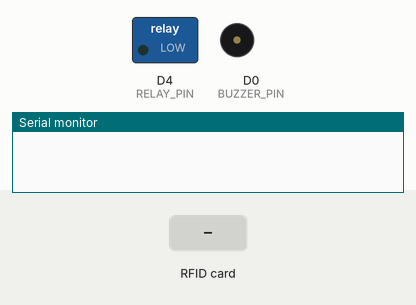
Bench run of a sketch on a simulated ESP8266 (Wemos D1 mini). Parts: switched loads named in the sketch (green lamp = pin HIGH), buzzer (waves = sounding, pin HIGH), the last lines printed to the serial monitor. Inputs (shaded band) come from the test bench. WiFi joins after 1.5 s; servers stay silent unless stated.

Above: at 3.2 s.
3.3 s: RFID card DE AD BE EF held to the reader
At 4.3 s:
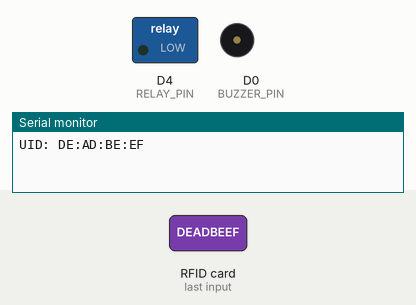
4.8 s: RFID card 01 23 45 67 held to the reader
At 5.4 s:
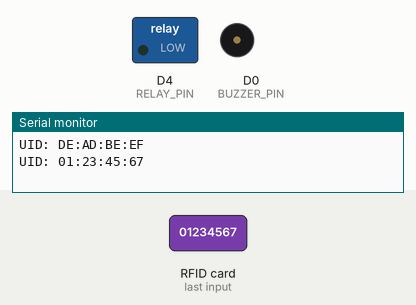
6.3 s: RFID card 5E 7A 19 C4 held to the reader
At 7.2 s:
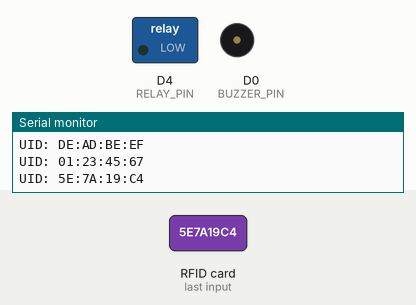
Timing chart, 0 to 9.3 s (numbered marks = the images above; inputs shaded):
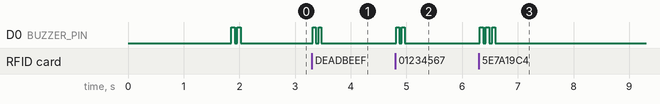

Measured:
- after the input at 3.3 s, D0 (BUZZER_PIN): alternates HIGH for 0.05 s and LOW for 0.05 s, 4 changes in all, then stays LOW, starting at once
- after the input at 4.8 s, D0 (BUZZER_PIN): alternates HIGH for 0.05 s and LOW for 0.05 s, 4 changes in all, then stays LOW, starting at once
- after the input at 6.3 s, D0 (BUZZER_PIN): alternates HIGH for 0.06 s and LOW for 0.05 s, 6 changes in all, then stays LOW, starting at once

The sketch:

Pagar_otomatis_rfid.ino
```cpp
// Masukan Library Wemos D1 mini + Blynk + MFRC522 + Relay + Buzzer

#include <ESP8266WiFi.h>
#include <BlynkSimpleEsp8266.h>
#include <SPI.h>
#include <MFRC522.h>

char auth[] = "BLYNK_AUTH_TOKEN"; // ganti token Blynk
char ssid[] = "YOUR_SSID";        // ganti SSID
char pass[] = "YOUR_PASS";        // ganti password

// Pin (Wemos D1 mini)
const uint8_t RST_PIN    = D1; // MFRC522 RST
const uint8_t SS_PIN     = D2; // MFRC522 SDA(SS)
const uint8_t RELAY_PIN  = D4; // Relay control
const uint8_t BUZZER_PIN = D0; // Buzzer

MFRC522 mfrc522(SS_PIN, RST_PIN);

const unsigned long starterPulseMs = 2000;
unsigned long lastStart = 0;
const unsigned long cooldownMs = 10000;

// Kartu rfid atau kode uid yang diizinkan (format "AA:BB:CC:DD")
const char* allowedUIDs[] = { "DE:AD:BE:EF", "01:23:45:67" };

BlynkTimer timer;

String uidToString(MFRC522::Uid *uid) {
    String s;
    for (byte i = 0; i < uid->size; i++) {
        if (uid->uidByte[i] < 0x10) s += "0";
        s += String(uid->uidByte[i], HEX);
        if (i + 1 != uid->size) s += ":";
    }
    s.toUpperCase();
    return s;
}

bool isAuthorized(const String &u) {
    for (auto &a : allowedUIDs) if (u.equalsIgnoreCase(a)) return true;
    return false;
}

void beep(int times=1, int onMs=80) {
    for (int i=0;i<times;i++) {
        digitalWrite(BUZZER_PIN, HIGH);
        delay(onMs);
        digitalWrite(BUZZER_PIN, LOW);
        delay(50);
    }
}

void startMotor(const char *source) {
    if (millis() - lastStart < cooldownMs) {
        beep(2,50);
        Blynk.notify(String("Cooldown: ") + source);
        return;
    }
    lastStart = millis();
    digitalWrite(RELAY_PIN, HIGH);
    Blynk.notify(String("Starter ON: ") + source);
    beep(1,120);
    delay(starterPulseMs);
    digitalWrite(RELAY_PIN, LOW);
    Blynk.notify(String("Starter OFF: ") + source);
}

// Virtual button V1 untuk remote start via Blynk
BLYNK_WRITE(V1) {
    if (param.asInt() == 1) startMotor("Blynk");
}

void setup() {
    Serial.begin(115200);
    pinMode(RELAY_PIN, OUTPUT); digitalWrite(RELAY_PIN, LOW);
    pinMode(BUZZER_PIN, OUTPUT); digitalWrite(BUZZER_PIN, LOW);

    SPI.begin();
    mfrc522.PCD_Init();

    Blynk.begin(auth, ssid, pass);
    timer.setInterval(1000L, [](){ Blynk.virtualWrite(V0, digitalRead(RELAY_PIN)); });
    beep(2,60);
}

void loop() {
    Blynk.run();
    timer.run();

    if (!mfrc522.PICC_IsNewCardPresent()) return;
    if (!mfrc522.PICC_ReadCardSerial()) return;

    String uid = uidToString(&mfrc522.uid);
    Serial.println("UID: " + uid);
    if (isAuthorized(uid)) startMotor("RFID"); else { beep(3,60); Blynk.notify(String("RFID tidak diizinkan: ") + uid); }
    mfrc522.PICC_HaltA();
}
```
